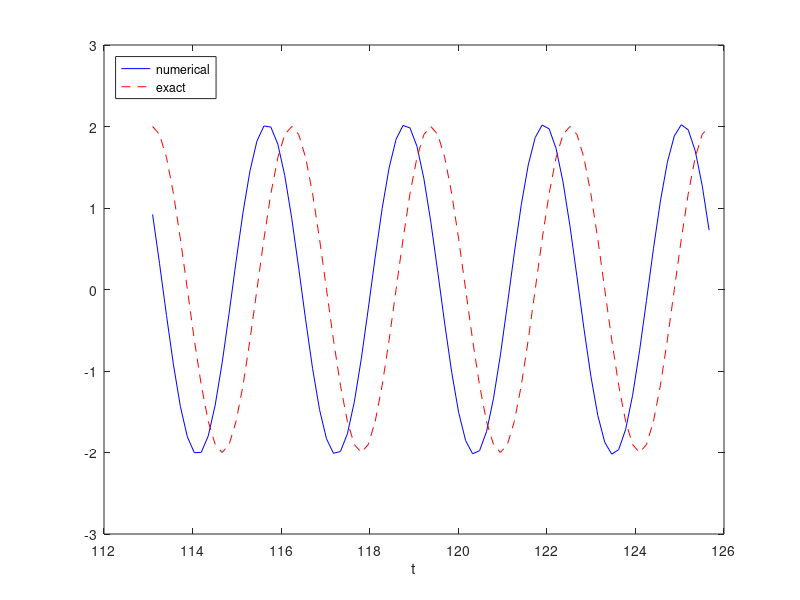

MATLAB code to generate this figure:
omega = 2;
P = 2*pi/omega;
dt = P/20;
T = 40*P;
N_t = floor(round(T/dt));
t = linspace(0, N_t*dt, N_t+1);
fprintf('N_t: %d\n', N_t);

u = zeros(N_t+1, 1);
v = zeros(N_t+1, 1);

% Initial condition
X_0 = 2;
u(1) = X_0;
v(1) = 0;

% Step equations forward in time
for n = 1:N_t
    v(n+1) = v(n) - dt*omega^2*u(n);
    u(n+1) = u(n) + dt*v(n+1);
end
% Plot the last four periods to illustrate the accuracy
% in long time simulations
N4l = floor(round(4*P/dt)); % No of intervals to be plotted
true_sol = X_0*cos(omega*t);
plot(t(length(t)-N4l:end), u(length(u)-N4l:end), 'b-',...
       t(length(t)-N4l:end), true_sol(length(true_sol)-N4l:end), 'r--');
legend('numerical', 'exact', 'Location','northwest');
xlabel('t');
fprintf('%.16f %.16f', u(end), v(end));

